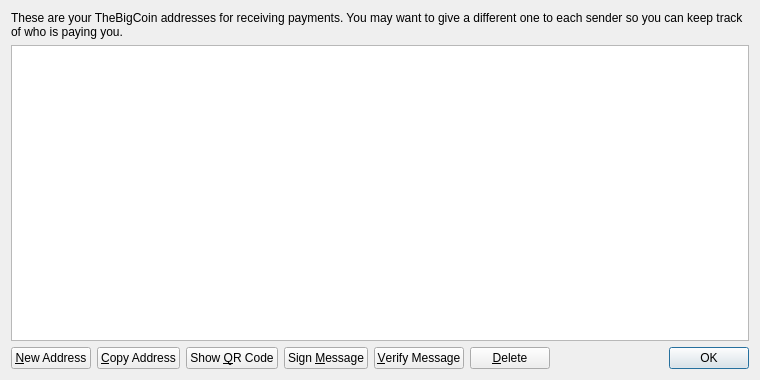
<?xml version="1.0" encoding="UTF-8"?>
<ui version="4.0">
 <class>AddressBookPage</class>
 <widget class="QWidget" name="AddressBookPage">
  <property name="geometry">
   <rect>
    <x>0</x>
    <y>0</y>
    <width>760</width>
    <height>380</height>
   </rect>
  </property>
  <property name="windowTitle">
   <string>Address Book</string>
  </property>
  <property name="styleSheet">
   <string notr="true">background-image: url(:/images/bg);</string>
  </property>
  <layout class="QVBoxLayout" name="verticalLayout">
   <item>
    <widget class="QLabel" name="labelExplanation">
     <property name="text">
      <string>These are your TheBigCoin addresses for receiving payments. You may want to give a different one to each sender so you can keep track of who is paying you.</string>
     </property>
     <property name="textFormat">
      <enum>Qt::PlainText</enum>
     </property>
     <property name="wordWrap">
      <bool>true</bool>
     </property>
    </widget>
   </item>
   <item>
    <widget class="QTableView" name="tableView">
     <property name="contextMenuPolicy">
      <enum>Qt::CustomContextMenu</enum>
     </property>
     <property name="toolTip">
      <string>Double-click to edit address or label</string>
     </property>
     <property name="tabKeyNavigation">
      <bool>false</bool>
     </property>
     <property name="alternatingRowColors">
      <bool>true</bool>
     </property>
     <property name="selectionMode">
      <enum>QAbstractItemView::SingleSelection</enum>
     </property>
     <property name="selectionBehavior">
      <enum>QAbstractItemView::SelectRows</enum>
     </property>
     <property name="sortingEnabled">
      <bool>true</bool>
     </property>
     <attribute name="verticalHeaderVisible">
      <bool>false</bool>
     </attribute>
    </widget>
   </item>
   <item>
    <layout class="QHBoxLayout" name="horizontalLayout">
     <item>
      <widget class="QPushButton" name="newAddressButton">
       <property name="toolTip">
        <string>Create a new address</string>
       </property>
       <property name="text">
        <string>&amp;New Address</string>
       </property>
       <property name="icon">
        <iconset resource="../bitcoin.qrc">
         <normaloff>:/icons/add</normaloff>:/icons/add</iconset>
       </property>
      </widget>
     </item>
     <item>
      <widget class="QPushButton" name="copyToClipboard">
       <property name="toolTip">
        <string>Copy the currently selected address to the system clipboard</string>
       </property>
       <property name="text">
        <string>&amp;Copy Address</string>
       </property>
       <property name="icon">
        <iconset resource="../bitcoin.qrc">
         <normaloff>:/icons/editcopy</normaloff>:/icons/editcopy</iconset>
       </property>
      </widget>
     </item>
     <item>
      <widget class="QPushButton" name="showQRCode">
       <property name="text">
        <string>Show &amp;QR Code</string>
       </property>
       <property name="icon">
        <iconset resource="../bitcoin.qrc">
         <normaloff>:/icons/qrcode</normaloff>:/icons/qrcode</iconset>
       </property>
      </widget>
     </item>
     <item>
      <widget class="QPushButton" name="signMessage">
       <property name="toolTip">
        <string>Sign a message to prove you own a TheBigCoin address</string>
       </property>
       <property name="text">
        <string>Sign &amp;Message</string>
       </property>
       <property name="icon">
        <iconset resource="../bitcoin.qrc">
         <normaloff>:/icons/edit</normaloff>:/icons/edit</iconset>
       </property>
      </widget>
     </item>
     <item>
      <widget class="QPushButton" name="verifyMessage">
       <property name="toolTip">
        <string>Verify a message to ensure it was signed with a specified TheBigCoin address</string>
       </property>
       <property name="text">
        <string>&amp;Verify Message</string>
       </property>
       <property name="icon">
        <iconset resource="../bitcoin.qrc">
         <normaloff>:/icons/transaction_0</normaloff>:/icons/transaction_0</iconset>
       </property>
      </widget>
     </item>
     <item>
      <widget class="QPushButton" name="deleteButton">
       <property name="toolTip">
        <string>Delete the currently selected address from the list</string>
       </property>
       <property name="text">
        <string>&amp;Delete</string>
       </property>
       <property name="icon">
        <iconset resource="../bitcoin.qrc">
         <normaloff>:/icons/remove</normaloff>:/icons/remove</iconset>
       </property>
      </widget>
     </item>
     <item>
      <spacer name="horizontalSpacer">
       <property name="orientation">
        <enum>Qt::Horizontal</enum>
       </property>
       <property name="sizeHint" stdset="0">
        <size>
         <width>40</width>
         <height>20</height>
        </size>
       </property>
      </spacer>
     </item>
     <item>
      <widget class="QDialogButtonBox" name="buttonBox">
       <property name="sizePolicy">
        <sizepolicy hsizetype="Maximum" vsizetype="Fixed">
         <horstretch>0</horstretch>
         <verstretch>0</verstretch>
        </sizepolicy>
       </property>
       <property name="standardButtons">
        <set>QDialogButtonBox::Ok</set>
       </property>
      </widget>
     </item>
    </layout>
   </item>
  </layout>
 </widget>
 <resources>
  <include location="../bitcoin.qrc"/>
 </resources>
 <connections/>
</ui>
